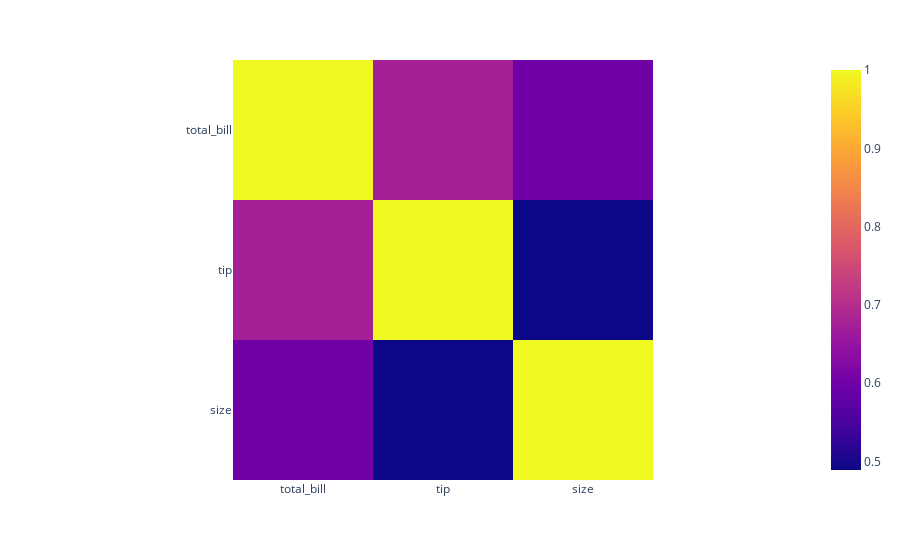

Write notebook code for a chart like this one.
### Markdown cell above
#### *Heatmap*

### Code cell
px.imshow(tips_df.corr(numeric_only=True))

### Figure 1 — Plotly figure (JSON) as saved in the notebook; plotly's stock layout.template omitted (floating-point values rounded to 4 significant figures)
{"data": [{"coloraxis": "coloraxis", "hovertemplate": "x: %{x}<br>y: %{y}<br>color: %{z}<extra></extra>", "name": "0", "type": "heatmap", "x": ["total_bill", "tip", "size"], "xaxis": "x", "y": ["total_bill", "tip", "size"], "yaxis": "y", "z": [[1, 0.6757, 0.5983], [0.6757, 1, 0.4893], [0.5983, 0.4893, 1]]}], "layout": {"coloraxis": {"colorscale": [[0, "#0d0887"], [0.1111, "#46039f"], [0.2222, "#7201a8"], [0.3333, "#9c179e"], [0.4444, "#bd3786"], [0.5556, "#d8576b"], [0.6667, "#ed7953"], [0.7778, "#fb9f3a"], [0.8889, "#fdca26"], [1, "#f0f921"]]}, "margin": {"t": 60}, "xaxis": {"anchor": "y", "constrain": "domain", "domain": [0, 1], "scaleanchor": "y"}, "yaxis": {"anchor": "x", "autorange": "reversed", "constrain": "domain", "domain": [0, 1]}}}
